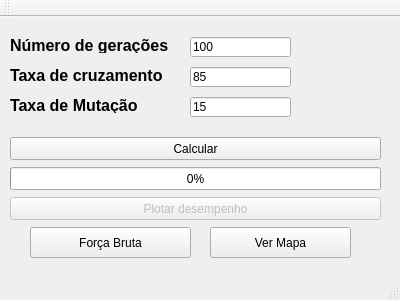
<?xml version="1.0" encoding="UTF-8"?>
<ui version="4.0">
 <class>MainWindow</class>
 <widget class="QMainWindow" name="MainWindow">
  <property name="geometry">
   <rect>
    <x>0</x>
    <y>0</y>
    <width>400</width>
    <height>300</height>
   </rect>
  </property>
  <property name="windowTitle">
   <string>MainWindow</string>
  </property>
  <widget class="QWidget" name="centralWidget">
   <widget class="QPushButton" name="btnCalcular">
    <property name="geometry">
     <rect>
      <x>10</x>
      <y>120</y>
      <width>371</width>
      <height>23</height>
     </rect>
    </property>
    <property name="text">
     <string>Calcular</string>
    </property>
   </widget>
   <widget class="QProgressBar" name="progressBar">
    <property name="geometry">
     <rect>
      <x>10</x>
      <y>150</y>
      <width>371</width>
      <height>23</height>
     </rect>
    </property>
    <property name="value">
     <number>0</number>
    </property>
   </widget>
   <widget class="QLabel" name="label">
    <property name="geometry">
     <rect>
      <x>10</x>
      <y>20</y>
      <width>181</width>
      <height>16</height>
     </rect>
    </property>
    <property name="font">
     <font>
      <pointsize>12</pointsize>
      <weight>75</weight>
      <bold>true</bold>
     </font>
    </property>
    <property name="text">
     <string>Número de gerações</string>
    </property>
   </widget>
   <widget class="QLabel" name="label_2">
    <property name="geometry">
     <rect>
      <x>10</x>
      <y>50</y>
      <width>181</width>
      <height>16</height>
     </rect>
    </property>
    <property name="font">
     <font>
      <pointsize>12</pointsize>
      <weight>75</weight>
      <bold>true</bold>
     </font>
    </property>
    <property name="text">
     <string>Taxa de cruzamento</string>
    </property>
   </widget>
   <widget class="QLabel" name="label_3">
    <property name="geometry">
     <rect>
      <x>10</x>
      <y>80</y>
      <width>151</width>
      <height>16</height>
     </rect>
    </property>
    <property name="font">
     <font>
      <pointsize>12</pointsize>
      <weight>75</weight>
      <bold>true</bold>
     </font>
    </property>
    <property name="text">
     <string>Taxa de Mutação</string>
    </property>
   </widget>
   <widget class="QLineEdit" name="edGeracoes">
    <property name="geometry">
     <rect>
      <x>190</x>
      <y>20</y>
      <width>101</width>
      <height>20</height>
     </rect>
    </property>
    <property name="text">
     <string>100</string>
    </property>
   </widget>
   <widget class="QLineEdit" name="edCruzamentos">
    <property name="geometry">
     <rect>
      <x>190</x>
      <y>50</y>
      <width>101</width>
      <height>20</height>
     </rect>
    </property>
    <property name="text">
     <string>85</string>
    </property>
   </widget>
   <widget class="QLineEdit" name="edMutacao">
    <property name="geometry">
     <rect>
      <x>190</x>
      <y>80</y>
      <width>101</width>
      <height>20</height>
     </rect>
    </property>
    <property name="text">
     <string>15</string>
    </property>
   </widget>
   <widget class="QPushButton" name="pushButton">
    <property name="enabled">
     <bool>false</bool>
    </property>
    <property name="geometry">
     <rect>
      <x>10</x>
      <y>180</y>
      <width>371</width>
      <height>23</height>
     </rect>
    </property>
    <property name="text">
     <string>Plotar desempenho</string>
    </property>
   </widget>
   <widget class="QPushButton" name="pushButton_2">
    <property name="geometry">
     <rect>
      <x>30</x>
      <y>210</y>
      <width>161</width>
      <height>31</height>
     </rect>
    </property>
    <property name="text">
     <string>Força Bruta</string>
    </property>
   </widget>
   <widget class="QPushButton" name="pushButton_3">
    <property name="geometry">
     <rect>
      <x>210</x>
      <y>210</y>
      <width>141</width>
      <height>31</height>
     </rect>
    </property>
    <property name="text">
     <string>Ver Mapa</string>
    </property>
   </widget>
  </widget>
  <widget class="QMenuBar" name="menuBar">
   <property name="geometry">
    <rect>
     <x>0</x>
     <y>0</y>
     <width>400</width>
     <height>21</height>
    </rect>
   </property>
  </widget>
  <widget class="QToolBar" name="mainToolBar">
   <attribute name="toolBarArea">
    <enum>TopToolBarArea</enum>
   </attribute>
   <attribute name="toolBarBreak">
    <bool>false</bool>
   </attribute>
  </widget>
  <widget class="QStatusBar" name="statusBar"/>
 </widget>
 <layoutdefault spacing="6" margin="11"/>
 <resources/>
 <connections/>
</ui>
